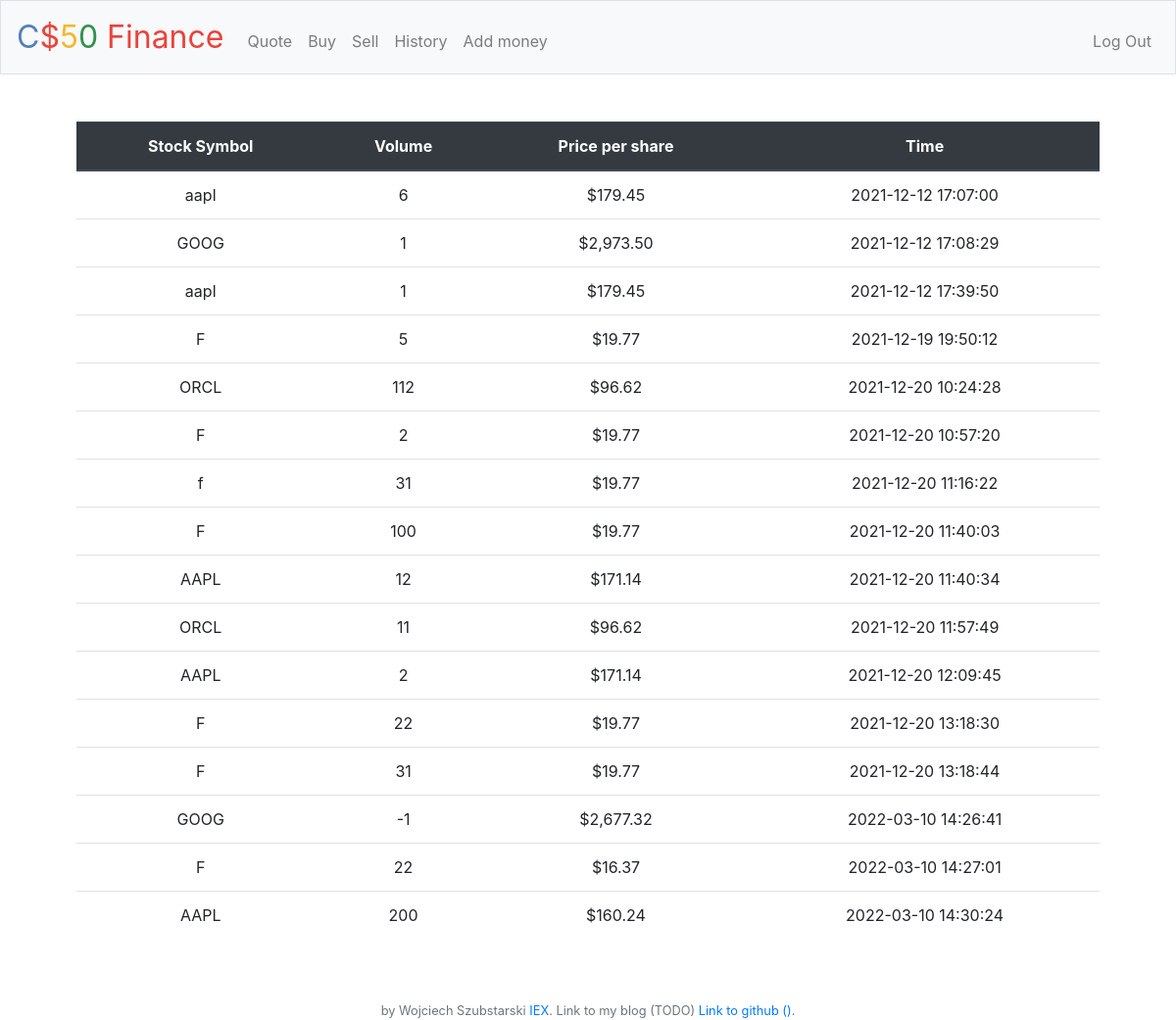
Screenshot of /history (signed in) with the database file from the repository.
### tables this page shows
CREATE TABLE 'transactions' ('id' integer PRIMARY KEY AUTOINCREMENT NOT NULL, 'user_id' integer NOT NULL, 'symbol' text NOT NULL, 'shares' integer NOT NULL, 'price_per_share' real NOT NULL,'transaction_date' datetime NOT NULL DEFAULT CURRENT_TIMESTAMP  );

### application.py (the view)
@app.route("/history")
@login_required
def history():
    transactions = db.execute(
        "SELECT symbol, shares, price_per_share, transaction_date FROM transactions WHERE user_id = :user_id", user_id=session["user_id"])
    return render_template("history.html", transactions=transactions)

### application.py (called while the page is built)
@app.after_request
def after_request(response):
    response.headers["Cache-Control"] = "no-cache, no-store, must-revalidate"
    response.headers["Expires"] = 0
    response.headers["Pragma"] = "no-cache"
    return response

### helpers.py (called while the page is built)
def login_required(f):
    @wraps(f)
    def decorated_function(*args, **kwargs):
        if session.get("user_id") is None:
            return redirect("/login")
        return f(*args, **kwargs)
    return decorated_function

def usd(value):
    return f"${value:,.2f}"

### templates/history.html (shortened to what this page needs)
{% extends "layout.html" %}
{% block main %}
    <table class="table table-hover">
        <thead class="thead-dark">
            <tr>
                <th>Stock Symbol</th>
                <th>Volume</th>
                <th>Price per share</th>
                <th>Time</th>
            </tr>
        </thead>
    <tbody>
             {% for transactions in transactions %}
                <tr>
                    <td>{{ transactions.symbol }}</td>
                    <td>{{ transactions.shares }}</td>
                    <td>{{ (transactions.price_per_share) | usd }}</td>
                    <td>{{ transactions.transaction_date }}</td>
                </tr>
            {% endfor %}
        </tbody>
    </table>
{% endblock %}

### templates/layout.html (shortened to what this page needs)
<!DOCTYPE html>
<html lang="en">
    <head>
        <link rel="stylesheet" href="https://cdn.jsdelivr.net/npm/bootstrap@4.5.3/dist/css/bootstrap.min.css">
        <link href="/static/styles.css" rel="stylesheet">
    </head>
    <body>
        <nav class="navbar navbar-expand-md navbar-light bg-light border">
            <a class="navbar-brand" href="/"><span class="blue">C</span><span class="red">$</span><span class="yellow">5</span><span class="green">0</span> <span class="red">Finance</span></a>
            <div class="collapse navbar-collapse" id="navbar">
                {% if session.user_id %}
                    <ul class="navbar-nav mr-auto mt-2">
                        <li class="nav-item"><a class="nav-link" href="/quote">Quote</a></li>
                        <li class="nav-item"><a class="nav-link" href="/buy">Buy</a></li>
                        <li class="nav-item"><a class="nav-link" href="/sell">Sell</a></li>
                        <li class="nav-item"><a class="nav-link" href="/history">History</a></li>
                        <li class="nav-item"><a class="nav-link" href="/add">Add money</a></li>
                    </ul>
                    <ul class="navbar-nav ml-auto mt-2">
                        <li class="nav-item"><a class="nav-link" href="/logout">Log Out</a></li>
                    </ul>
                {% else %}
                    <ul class="navbar-nav ml-auto mt-2">
                        <li class="nav-item"><a class="nav-link" href="/register">Register</a></li>
                        <li class="nav-item"><a class="nav-link" href="/login">Log In</a></li>
                    </ul>
                {% endif %}
            </div>
        </nav>
        <main class="container p-5">
            {% block main %}{% endblock %}
        </main>
        <footer class="small text-center text-muted">
            by Wojciech Szubstarski <a href="https://iextrading.com/developer">IEX</a>. Link to my blog (TODO) <a href="https://iextrading.com/api-exhibit-a/">Link to github ()</a>.
        </footer>
    </body>
</html>

### static/styles.css (style rules this page uses)
nav .navbar-brand { font-size: xx-large; }
nav .navbar-brand .blue { color: #537fbe; }
nav .navbar-brand .red { color: #ea433b; }
nav .navbar-brand .yellow { color: #f5b82e; }
nav .navbar-brand .green { color: #2e944b; }
main { overflow-x: auto; text-align: center; }

### rows the page displays
transactions: price_per_share "$179.45"
transactions: price_per_share "$2,973.50"
transactions: price_per_share "$179.45"
transactions: price_per_share "$19.77"
transactions: price_per_share "$96.62"
transactions: price_per_share "$19.77"
transactions: price_per_share "$19.77"
transactions: price_per_share "$19.77"
transactions: price_per_share "$171.14"
transactions: price_per_share "$96.62"
transactions: price_per_share "$171.14"
transactions: price_per_share "$19.77"
transactions: price_per_share "$19.77"
transactions: price_per_share "$2,677.32"
transactions: price_per_share "$16.37"
transactions: price_per_share "$160.24"
